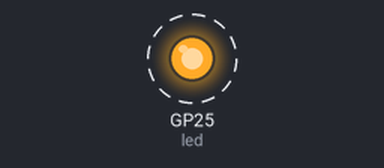
A program run on a simulated Raspberry Pi Pico running MicroPython. Parts: output pins drawn as LEDs (lit = HIGH). Dashed ring = blinking. Threads take turns every 2 ms; what the program prints to the serial console is not drawn. At 1.2 s the program stops and its outputs stay as they are.

Above: at 0.05 s.
Timing chart, 0 to 2.7 s (numbered marks = the images above):
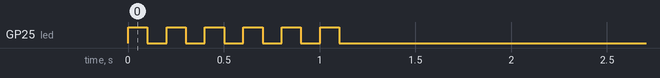

Measured:
- by itself, GP25 (led): alternates HIGH for 0.10 s and LOW for 0.10 s, 12 changes in all, then stays LOW

The program:

multicore_demo.py
```python
# Micropython
'''Illustrates the use of two cores on the Pico. It uses core0 to toggle an LED and core1
is used for some number crunching.

At the time this code was written, the _thread module is described as 'experimental' and my
tests uncovered some weird behavior.
For example, if you do any moderately complex math on core1, it will trigger random freezes
and crashes. Something as simple as overflowing an integer can do it. So until that library
matures, it is best to use core1 for fairly simple operations.

Using the WatchDog Timer is a good way to defend against core1 going off in the weeds. Without
it, you'll need to physically unplug the Pico and then plug it back in. With the WDT, you just
have to hit the reconnect button to reset everything.

Note about realism: All we're doing in core0 is toggling an LED and that is something we
could do with PWM very easily. So in a more complex example, we could do number crunching
on both cores and use PWM to blink the LED for us.
Oh yeah! That's exactly what we do in multicore_timing.py. :)
'''

import utime
import _thread
from machine import Pin, WDT

#wdt = WDT(0, 5000)
led = Pin(25, Pin.OUT)

class NumberCruncher():
    '''Provides a method that can be called singlethreaded or multi-threaded so
    we can compare performance using one core vs two cores.'''

    def __init__(self, id):
        self.id = id
        self.running = True
        self.result = 0.0

    def calculate(self, count):
        self.running = True
        self.result = 1
        for ii in range(1,count):
            #wdt.feed()
            # The following math just burns cycles. There's no other point to it.
            # We have to be careful to not get any arithmetic overflow so we don't
            # send core1 spiraling out of control.
            if ii % 2:
                self.result += ii % 3
            else:
                self.result -= ii % 5
        self.running = False


if __name__ == "__main__":
    cruncher1 = NumberCruncher(1)
    X = 100000
    print('X = ', X)

    t1 = utime.ticks_ms()
    _thread.start_new_thread(cruncher1.calculate, (X,))
    while cruncher1.running:
        led.toggle()
        utime.sleep_ms(100)

    t2 = utime.ticks_ms()
    led.off()

    print(f"Results from cruncher1: {cruncher1.result}\tElapsed time = {t2 - t1} ms")
```
